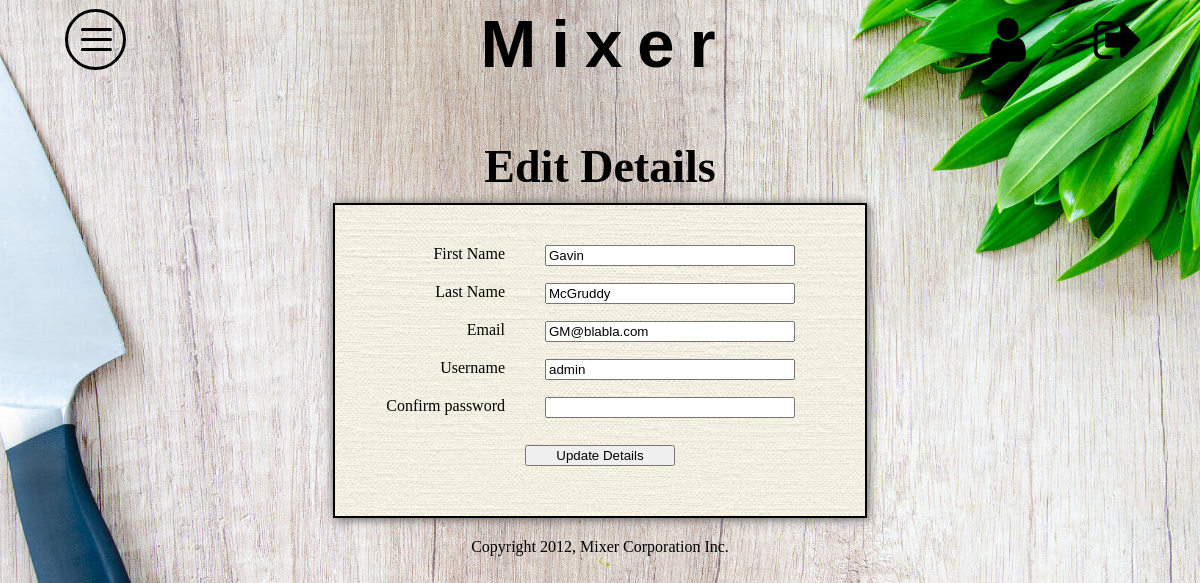
The page /index.php?page=register&id=1 (signed in) on the database its author committed.
### tables this page shows
CREATE TABLE IF NOT EXISTS `users` (
  `userID` int(11) NOT NULL AUTO_INCREMENT,
  `userName` varchar(100) NOT NULL,
  `userPassword` varchar(100) NOT NULL,
  `userAccess` enum('admin','user') NOT NULL,
  `userFirstName` varchar(100) NOT NULL,
  `userLastName` varchar(100) NOT NULL,
  `userEmail` varchar(100) NOT NULL,
  `userJoinDate` varchar(10) NOT NULL,
  PRIMARY KEY (`userID`)
);

### www/classes/dbClass.php (called while the page is built, shortened)
<?php
class Dbase {
    private $db;
    public function __construct() {
        try {
            $this -> db = new mysqli(DBHOST,DBUSER,DBPASS,DBNAME);
        } catch(Exception $e) {
            die($e -> getMessage());
        }
    }
    public function getUserByID($userID) {
        $qry = "SELECT userID, userName, userFirstName, userLastName, userEmail, userJoinDate FROM users WHERE userID = '$userID'";
        $rs = $this -> db -> query($qry);
        if($rs) {
            if($rs -> num_rows > 0) {
                $user = $rs -> fetch_assoc();
                return $user;
            }
        } else {
            echo 'Error Executing getUser Query';
        }
        return false;
    }
}
?>

### www/views/registerView.php (the view, shortened to what this page needs)
<?php
class RegisterView extends View {
    protected function displayContent() {
    				if($_GET['changePassword'] == true || $_POST['confirmPasswordBtn']) {
    								if($_POST['confirmPasswordBtn']) {
    									$vresult = $this -> model -> validatePasswordChange();
    								}
									if(is_array($vresult)) {
					                	extract($vresult);
				            			}
			    				$html = '<h2>Change Password</h2>'."\n";
			    				if ($ok == true) {
			                        	$html .= '<h3>Your password has been successfully changed!</h3>'."\n";
			                        	$html .= '<img src="images/happy-chef2.png" id="registeredImage" alt="Success Picture" />'."\n";
			                        } else {
			                        	$html .= '<div id="registerForm">'."\n";
										$html .= '<form id="edit_form" method="post" action="index.php?page=register" enctype="multipart/form-data">'."\n";
								        $html .= '<div id="registerDetails">'."\n";
								        $html .= '<label for="oldPassword">Old Password</label>'."\n";
								        $html .= '<input type="password" name="oldPassword" id="oldPassword" value="" />'."\n";
								        $html .= '<div class="registerError">'.$oldPasswordMsg.'</div>';
								        $html .= '<label for="newPassword">New Password</label>'."\n";
								        $html .= '<input type="password" name="newPassword" id="newPassword" value="" />'."\n";
								        $html .= '<label for="confirmPassword">Confirm Password</label>'."\n";
								        $html .= '<input type="password" name="confirmPassword" id="confirmPassword" value="" />'."\n";
								        $html .= '<div class="registerError">'.$confirmPasswordMsg.'</div>';
						        		$html .= '<div class="clearDiv"></div>'."\n";
							        	$html .= '</div>'."\n";
							        	$html .= '<input type="submit" name="confirmPasswordBtn" id="registerBtn" value="Confirm New Password" />'."\n";
										$html .= '</form>'."\n";
							        	$html .= '</div>'."\n";
			                        }
    				} else if($_GET['id'] || $_POST['updateDetailsBtn']) {
    					if($_GET['id']) {
		    						$this -> user = $this -> model -> getUserByID($_SESSION['userID']);
		    						if(is_array($this -> user)) {
				                	extract($this -> user);
			            			}
		    					}
			    				$html = '<h2>Edit Details</h2>'."\n";
			    				if ($ok == true && !$confirmPasswordMsg) {
			                        	$html .= '<h3>Your details have been successfully updated.</h3>'."\n";
			                        	$html .= '<img src="images/happy-chef.png" id="registeredImage" alt="Success Picture" />'."\n";
			                        	$_SESSION['userName'] = $_POST['registerUserName'];
			                        } else {
			                        	$html .= '<div id="registerForm">'."\n";
										$html .= '<form id="edit_form" method="post" action="index.php?page=register" enctype="multipart/form-data">'."\n";
								        $html .= '<div id="registerDetails">'."\n";
								       	$html .= '<label for="registerFirstName">First Name</label>'."\n";
								        $html .= '<input type="text" name="registerFirstName" id="registerFirstName" value="'.$userFirstName.'" />'."\n";
								        $html .= '<div class="registerError">'.$firstNameMsg.'</div>';
								        $html .= '<label for="registerLastName">Last Name</label>'."\n";
								        $html .= '<input type="text" name="registerLastName" id="registerLastName" value="'.$userLastName.'" />'."\n";
								        $html .= '<div class="registerError">'.$lastNameMsg.'</div>';
								        $html .= '<label for="registerEmail">Email</label>'."\n";
								        $html .= '<input type="text" name="registerEmail" id="registerEmail" value="'.$userEmail.'" />'."\n";
								        $html .= '<div class="registerError">'.$emailMsg.'</div>';
								        $html .= '<label for="registerUserName">Username</label>'."\n";
								        $html .= '<input type="text" name="registerUserName" id="registerUserName" value="'.$userName.'" />'."\n";
								        $html .= '<div class="registerError">'.$usernameMsg.'</div>';
								        $html .= '<div class="registerError">'.$usernameExistsMsg.'</div>';
								        $html .= '<label for="registerPassword">Confirm password</label>'."\n";
								        $html .= '<input type="password" name="confirmPassword" id="registerPassword" value="" />'."\n";
								        $html .= '<div class="registerError">'.$confirmPasswordMsg.'</div>';
						        		$html .= '<div class="clearDiv"></div>'."\n";
							        	$html .= '</div>'."\n";
							        	$html .= '<input type="submit" name="updateDetailsBtn" id="registerBtn" value="Update Details" />'."\n";
										$html .= '</form>'."\n";
							        	$html .= '</div>'."\n";
			                        }
		        	}
        return $html;
    }
}
?>

### www/css/menu.css (style rules this page uses)
Ehtml, body, .perspective { width: 100%; height: 100%; }

### www/css/styles.css (style rules this page uses)
head, body, ul, li, h1, p, div { padding: 0 0 0 0; margin: 0 0 0 0; }
html { background: url(../images/background2.jpg) no-repeat center center fixed; -webkit-background-size: cover; -moz-background-size: cover; -o-background-size: cover; background-size: cover; }
body, li, ul { font-family: 'Cutive', serif; }
h2 { text-align: center; font-size: 46px; margin: 0 0 10px 0; padding: 0 0 0 0; }
#registerForm { margin: 0 auto; padding: 30px; width: 470px; background-image: url('../images/recipeView/4925334098_788618e554.jpg'); border:solid; border-width: 2px; box-shadow: 1px 1px 10px #555; }
#registerDetails label { margin: 10px 0 10px 20px; width: 120px; float: left; clear: left; text-align: right; }
#registerDetails input { width: 250px; margin: 10px 40px 0 0; float: right; }
#registerBtn { width: 150px; display: block; margin: 20px auto; }

### rows shown on the page
users: registerFirstName "Gavin", registerLastName "McGruddy", registerEmail "GM@blabla.com", registerUserName "admin"
